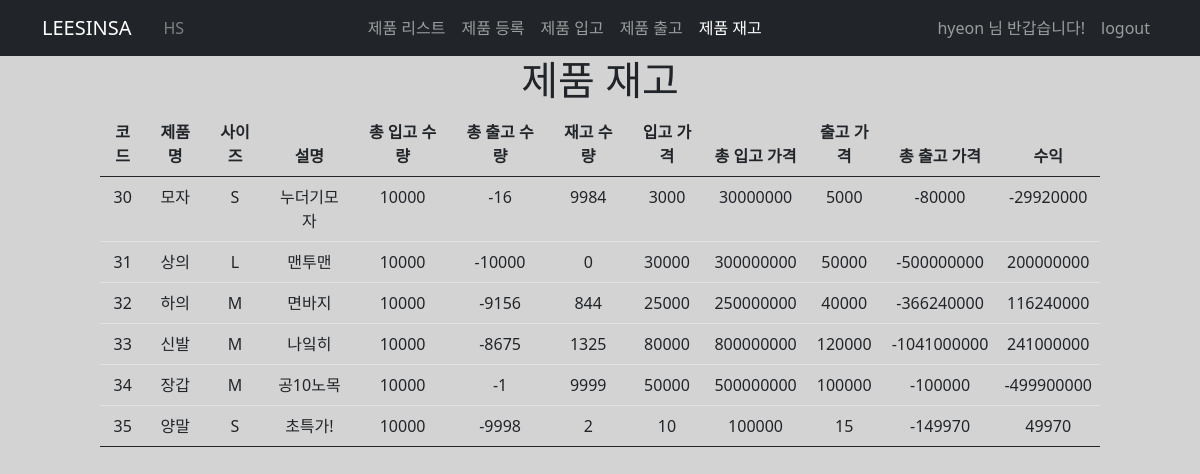
The page /inventory/ (signed in) on the database as committed earlier.
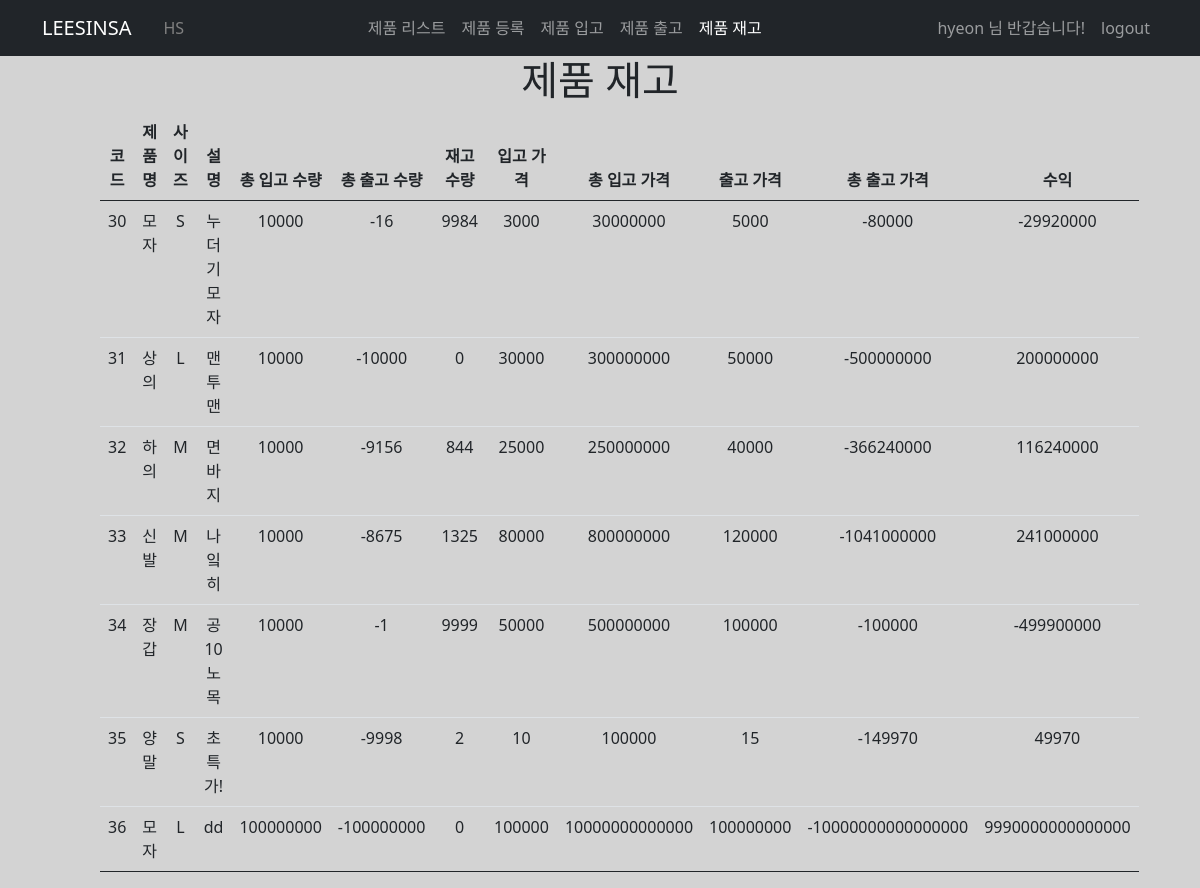
The same page on the database as committed later.
### erp/models.py (models this page shows, shortened)
class Product(models.Model):
    code = models.AutoField(primary_key=True)
    name = models.CharField(max_length=50)
    description = models.CharField(max_length=256)
    inbound_price = models.DecimalField(max_digits=10, decimal_places=0, default=0)
    price = models.DecimalField(max_digits=10, decimal_places=0, default=0) # 출고 가격=판매 가격
    sizes = (
        ('S', 'Small'),
        ('M', 'Medium'),
        ('L', 'Large'),
        ('F', 'Free'),
    )
    size = models.CharField(choices=sizes, max_length=1)
    stock_quantity = models.IntegerField(default=0)

class Inventory(models.Model):
    product = models.OneToOneField(Product, on_delete=models.CASCADE, primary_key=True, related_name='inventory')
    product_name = models.CharField(max_length=50, blank=True)
    inbound_quantity = models.IntegerField(default=0)
    outbound_quantity = models.IntegerField(default=0)

### erp/views.py (the view)
# urls.py: path('inventory/', views.inventory, name='inventory'),
@login_required
@user_passes_test(lambda user: user.is_staff, login_url='/error/')
def inventory(request):
    products = Product.objects.all()
    return render(request, 'erp/inventory.html', {'products':products})

### templates/erp/inventory.html (shortened to what this page needs)
{% extends 'base.html' %}
{% block content %}
    <h1 style="text-align: center">제품 재고</h1>
    <div class="col-sm-10" style="margin: auto; text-align: center">
        <table class="table table-hover">
            <thead>
            <tr>
                <th>코드</th>
                <th>제품명</th>
                <th>사이즈</th>
                <th>설명</th>
                <th>총 입고 수량</th>
                <th>총 출고 수량</th>
                <th>재고 수량</th>
                <th>입고 가격</th>
                <th>총 입고 가격</th>
                <th>출고 가격</th>
                <th>총 출고 가격</th>
                <th>수익</th>
            </tr>
            </thead>
            <tbody>
            {% load mathfilters %}
            {% for product in products %}
                <tr>
                    <td>{{ product.code }}</td>
                    <td>{{ product.name }}</td>
                    <td>{{ product.size }}</td>
                    <td>{{ product.description }}</td>
                    <td>{{ product.inventory.inbound_quantity }}</td>
                    <td>{{ product.inventory.outbound_quantity }}</td>
                    <td>{{ product.stock_quantity }}</td>
                    <td>{{ product.inbound_price }}</td>
                    <td>{{ product.inventory.inbound_quantity|mul:product.inbound_price }}</td>
                    <td>{{ product.price }}</td>
                    <td>{{ product.inventory.outbound_quantity|mul:product.price }}</td>
                    <td>
                        {% with a=product.inventory.inbound_quantity|mul:product.inbound_price b=product.inventory.outbound_quantity|mul:product.price %}
                            {{ b|abs|sub:a }}
                        {% endwith %}
                    </td>
                </tr>
            {% endfor %}
            </tbody>
        </table>
    </div>
{% endblock %}

### templates/base.html (shortened to what this page needs)
<!DOCTYPE html>
<html lang="en">
<head>
    <link href="https://cdn.jsdelivr.net/npm/bootstrap@5.0.0-beta3/dist/css/bootstrap.min.css" rel="stylesheet"
>
</head>
<body style="background-color: lightgray">
<nav class="navbar navbar-expand-lg navbar-dark bg-dark">
    <div class="container">
        <a class="navbar-brand" href="/">LEESINSA</a>
        <a class="nav-link" href="#" style="color: gray"> HS </a>
        <div class="collapse navbar-collapse" id="navbarSupportedContent" style="justify-content: center">
            <ul class="navbar-nav mr-auto">
                <li class="nav-item active" style="display: flex; flex-direction: row;">
                    <a class="nav-link {% if request.resolver_match.url_name == 'product_list' %}active{% endif %}" href="{% url 'product_list' %}"> 제품 리스트 </a>
                    <a class="nav-link {% if request.resolver_match.url_name == 'product_create' %}active{% endif %}" href="{% url 'product_create' %}"> 제품 등록 </a>
                    <a class="nav-link {% if request.resolver_match.url_name == 'inbound_create' %}active{% endif %}" href="{% url 'inbound_create' %}"> 제품 입고 </a>
                    <a class="nav-link {% if request.resolver_match.url_name == 'outbound_create' %}active{% endif %}" href="{% url 'outbound_create' %}"> 제품 출고 </a>
                    <a class="nav-link {% if request.resolver_match.url_name == 'inventory' %}active{% endif %}" href="{% url 'inventory' %}"> 제품 재고 </a>
                </li>
            </ul>
        </div>
        <form class="form-inline my-2 my-lg-0">
            {% if not user.is_authenticated %}
                <ul class="navbar-nav mr-auto">
                    <li class="nav-item active">
                        <a class="nav-link" href="/login"> Sign In <span class="sr-only"></span></a>
                    </li>
                    <li class="nav-item active">
                        <a class="nav-link" href="/signup"> Sign Up <span class="sr-only"></span></a>
                    </li>
                </ul>
            {% else %}
                <ul class="navbar-nav mr-auto">
                    <li class="nav-item disabled">
                        <span class="nav-link">
                            {{ user.username }} 님 반갑습니다!
                        </span>
                    </li>
                    <li class="nav-item active">
                        <a class="nav-link" href="/logout"> logout</a>
                    </li>
                </ul>
            {% endif %}
        </form>
    </div>
</nav>
{% block content %}
{% endblock %}
</body>
</html>

Rows that differ between the two databases and show on the page:
added Product: code "36", name "모자", size "L", description "dd", inventory.inbound_quantity "100000000", inventory.outbound_quantity "-100000000", stock_quantity "0", inbound_price "100000", inventory.inbound_quantity|mul "10000000000000", price "100000000", inventory.outbound_quantity|mul "-10000000000000000", inventory|abs "9990000000000000"
